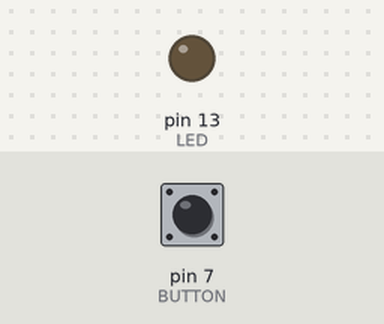
Bench run of a sketch on a simulated Arduino Uno, built with avr-gcc and run on an emulated ATmega328P. Shown: output pins drawn as LEDs (lit = HIGH). The inputs (shaded band) are chosen by the test bench; at power-on: pin 7 (BUTTON) LOW.

Above: at 1.2 s.
1.3 s: pin 7 (BUTTON) pulled HIGH for 0.15 s
At 2.1 s:
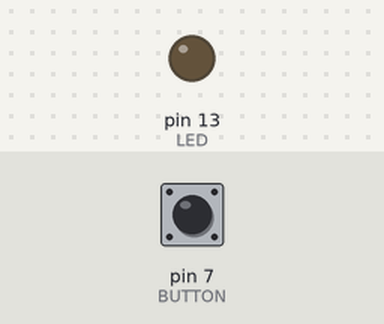
3.0 s: pin 7 (BUTTON) pulled HIGH for 1 s
At 3.5 s:
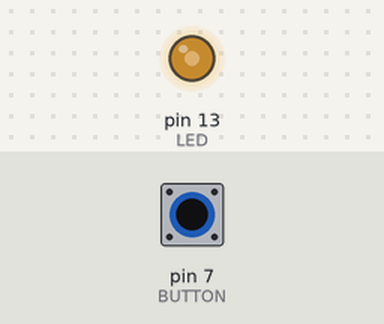
5.5 s: pin 7 (BUTTON) pulled HIGH for 3.2 s
At 9.0 s:
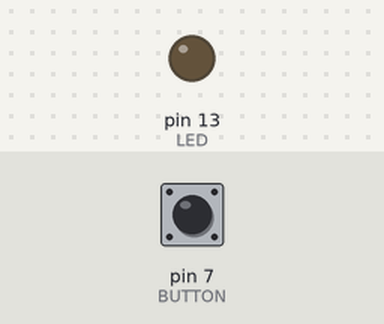
Timing chart, 0 to 10.5 s (numbered marks = the images above; inputs shaded):
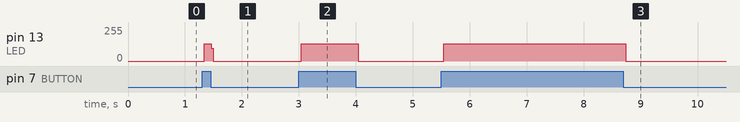

Measured:
- after the input at 1.3 s, pin 13 (LED): 0/255 → 128/255 at once, → 0/255 0.12 s later
- after the input at 3.0 s, pin 13 (LED): 0/255 → 128/255 at once, → 0/255 1.0 s later
- after the input at 5.5 s, pin 13 (LED): 0/255 → 128/255 at once, → 0/255 3.2 s later

The sketch:

03_encender_led_b.ino
```cpp
// Encender la luz LED con un interruptor mientras está presionado

const int LED = 13; // El pin utilizado por el LED

const int BUTTON = 7;  // El pin de input donde el interruptor está conectado

int val = 0; // Valor utilizado para guardar el estado del input del pin

int estado = 0; // Marcamos 0 como LED apagado y 1 sería LED encendido

void setup() {
  pinMode(LED, OUTPUT); // Le decimos al Arduino que LED  es un output
  pinMode(BUTTON, INPUT); // y que button es un INPUT
}

void loop() {
  val = digitalRead(BUTTON); // Lea el input de BUTTON y guardelo en val

  // Cerciorarse si el botón está presionado y cambiar la variable estado
  if(val == HIGH){
    estado = 1 - estado;
  }

  // Si estado quedó en uno, encender LED, sino apagarlo
  if(estado == 1){
    digitalWrite(LED, HIGH);
  } else {
    digitalWrite(LED, LOW);
  }

}
```
